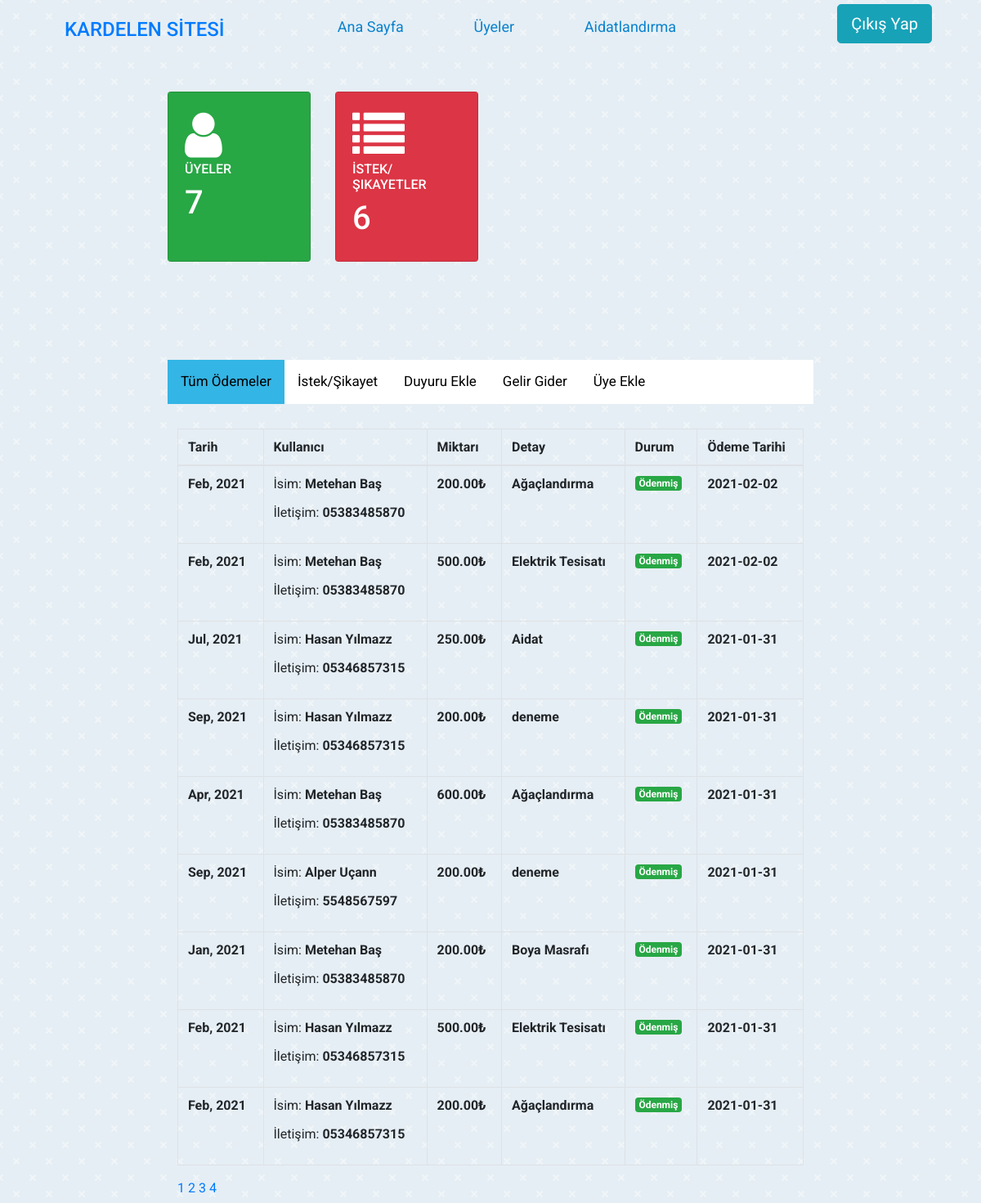
Screenshot of /admin-panel.php?page=1 with the database file from the repository.
### tables this page shows
CREATE TABLE `billing` (
  `id` int(11) NOT NULL,
  `billing_date` date NOT NULL DEFAULT current_timestamp(),
  `user_id` int(30) NOT NULL,
  `status` int(1) NOT NULL DEFAULT 0 COMMENT '	0=pending,1=paid	',
  `payment_date` date DEFAULT NULL,
  `amount` double NOT NULL,
  `detail` varchar(55) DEFAULT NULL
);

CREATE TABLE `users` (
  `id` int(11) NOT NULL,
  `user_name` varchar(255) NOT NULL,
  `password` varchar(255) NOT NULL,
  `name` varchar(255) NOT NULL,
  `email` varchar(55) NOT NULL,
  `phonenum` varchar(11) NOT NULL,
  `phonenum1` varchar(11) NOT NULL,
  `block` varchar(255) NOT NULL,
  `flat` int(2) NOT NULL,
  `regdate` date DEFAULT NULL,
  `exitdate` date DEFAULT NULL
);

### admin-panel.php (the view, shortened to what this page needs)
<?php include "db_conn.php";
$page1=1;
if(isset($_GET['page'])){
$page =$_GET['page'];
if($page =="" || $page =="1"){
  $page1=0;
}
else{
  $page1 = ($page*9)-9;
}
}
?>
<html lang="en" dir="ltr">
<head>
  <link rel="stylesheet" href="https://cdn.jsdelivr.net/npm/bootstrap@4.5.3/dist/css/bootstrap.min.css">
  <link rel="stylesheet" href="./css/style.css">
  <link rel="stylesheet" href="https://cdnjs.cloudflare.com/ajax/libs/font-awesome/4.7.0/css/font-awesome.min.css">
</head>
<body>
  <header>
    <div class="logo-container">
      <a href="admin-panel.php" style="text-decoration:none;font-weight: 400;margin:7% 7%;">
        <h4>KARDELEN SİTESİ</h4>
      </a>
    </div>
    <nav>
      <ul class="nav-links">
        <li><a class="nav-link" href="admin-panel.php">Ana Sayfa</a></li>
        <li><a class="nav-link" href="users.php">Üyeler</a></li>
        <li><a class="nav-link" href="billing.php">Aidatlandırma</a></li>
      </ul>
    </nav>
    <div class="cart" style="margin-top:1%;">
      <ul class="nav-links">
        <li>
          <p>
            <a href="logout.php" class="btn btn-info btn-lg">
              <span class="glyphicon glyphicon-log-out"></span> Çıkış Yap
            </a>
          </p>
        </li>
      </ul>
    </div>
  </header> <br>
  <div class="row">
    <div class="col-sm-2">
    </div>
    <div class="col-sm-8">
      <div class="row mb-3">
        <div class="col-xl-3 col-sm-6 py-2">
          <div class="card bg-success text-white h-100">
            <div class="card-body bg-success">
              <div class="rotate">
                <i class="fa fa-user fa-4x"></i>
              </div>
              <h6 class="text-uppercase">Üyeler </h6>
              <?php
              $query = "SELECT id FROM users WHERE exitdate IS NULL ORDER BY id";
              $query_run = mysqli_query($conn, $query);
              $row = mysqli_num_rows($query_run);
              echo '<h1> ' . $row . '</h1>';
              ?>
            </div>
          </div>
        </div>
         <div class="col-xl-3 col-sm-6 py-2">
                <div class="card text-white bg-danger h-100">
                    <div class="card-body bg-danger">
                        <div class="rotate">
                            <i class="fa fa-list fa-4x"></i>
                        </div>
                        <h6 class="text-uppercase">İstek/Şikayetler</h6>
                        <?php
                        $query = "SELECT id FROM request ORDER BY id";
                        $query_run = mysqli_query($conn, $query);
                        $row = mysqli_num_rows($query_run);
                        echo '<h1> ' . $row . '</h1>';
                        ?>
                    </div>
                </div>
            </div>
      </div> <br><br><br><br>
      <div class="tab">
        <button class="tablinks" onclick="openTab(event, 'Ablok')" id="defaultOpen">Tüm Ödemeler</button>
        <button class="tablinks" onclick="openTab(event, 'Bblok')">İstek/Şikayet</button>
        <button class="tablinks" onclick="openTab(event, 'Cblok')">Duyuru Ekle</button>
        <button class="tablinks" onclick="openTab(event, 'Gelirgider')">Gelir Gider</button>
        <button class="tablinks" onclick="openTab(event, 'Odemeler')">Üye Ekle</button>
      </div><br>
      <div id="Ablok" class="tabcontent">
    <table class="table table-bordered table-condensed table-hover">
      <thead>
        <tr>
          <th class="">Tarih</th>
          <th class="">Kullanıcı</th>
          <th class="">Miktarı</th>
          <th class="">Detay</th>
          <th class="">Durum</th>
          <th class="">Ödeme Tarihi</th>
        </tr>
      </thead>
      <tbody>
        <?php
        $billing = $conn->query("SELECT b.*,u.name,u.phonenum from billing b inner join users u on u.id = b.user_id where status='1' order by payment_date desc limit $page1,9");
        $billingcounter = $conn->query("SELECT b.*,u.name,u.phonenum from billing b inner join users u on u.id = b.user_id where status='1' order by payment_date desc");
        $count = mysqli_num_rows($billingcounter);
        $a =$count/10;
        $a = ceil($a);
          while($row=$billing->fetch_assoc()):
          ?>
        <tr>
          <td class="">
             <p> <b><?php echo date("M, Y",strtotime($row['billing_date'])) ?></b></p>
          </td>
          <td class="">
             <p> İsim: <b><?php echo ucwords($row['name']) ?></b></p>
             <p> İletişim: <b><?php echo ucwords($row['phonenum']) ?></b></p>
          </td>
          <td class="">
             <p class="text-left"> <b><?php echo number_format($row['amount'],2)."₺" ?></b></p>
          </td>
          <td class="">
             <p class="text-left"> <b><?php echo $row['detail']?></b></p>
          </td>
          <td class="">
            <?php if($row['status'] == 1): ?>
             <span class="badge badge-success">Ödenmiş</span>
            <?php else: ?>
             <span class="badge badge-secondary">Ödenmemiş  </span>
            <?php endif; ?>
          </td>
          <td class="">
             <p class="text-left"> <b><?php echo ($row['payment_date'])?></b></p>
          </td>
        </tr>
        <?php endwhile; ?>
      </tbody>
    </table>
    <?php
    for($b=0;$b < $a;$b++) {
    ?> <a href="admin-panel.php?page=<?php echo $b+1; ?>" style="text-decoration:none;"><?php echo $b+1; ?></a> <?php
    }
     ?>
      </div>
</div>
      </div>
</body>
</html>

### css/style.css (style rules this page uses)
body { margin-left: 0%; font-family: 'Roboto', sans-serif; background-color: #e5eef4 !important; -webkit-animation: fadein 1s; }
header { display: flex; width: 90%; height: 10vh; margin: auto; align-items: center; color: #0a82cd; font-family: 'Roboto', sans-serif; }
.logo-container, .nav-links, .cart { display: flex; }
.logo-container { flex: 1; }
nav { flex: 2; }
.nav-links { justify-content: space-around; list-style: none; }
.nav-link { color: #0a82cd; font-size: 18px; text-decoration: none; }
.cart { flex: 1; justify-content: flex-end; }
.tab { overflow: hidden; background-color: #FFF; }
.tab button { background-color: inherit; float: left; border: none; outline: none; cursor: pointer; padding: 14px 16px; transition: 0.3s; font-size: 17px; }
.tab button.active { background-color: #33b5e5; }
.tabcontent { display: none; padding: 6px 12px; -webkit-animation: fadeEffect 1s; animation: fadeEffect 1s; }

### rows the page displays
billing: billing_date "Feb, 2021", user.name "Metehan Baş", user.phonenum "05383485870", amount "200.00", detail "Ağaçlandırma", status "Ödenmiş", payment_date "2021-02-02"
billing: billing_date "Feb, 2021", user.name "Metehan Baş", user.phonenum "05383485870", amount "500.00", detail "Elektrik Tesisatı", status "Ödenmiş", payment_date "2021-02-02"
billing: billing_date "Jul, 2021", user.name "Hasan Yılmazz", user.phonenum "05346857315", amount "250.00", detail "Aidat", status "Ödenmiş", payment_date "2021-01-31"
billing: billing_date "Sep, 2021", user.name "Hasan Yılmazz", user.phonenum "05346857315", amount "200.00", detail "deneme", status "Ödenmiş", payment_date "2021-01-31"
billing: billing_date "Apr, 2021", user.name "Metehan Baş", user.phonenum "05383485870", amount "600.00", detail "Ağaçlandırma", status "Ödenmiş", payment_date "2021-01-31"
billing: billing_date "Sep, 2021", user.name "Alper Uçann", user.phonenum "5548567597", amount "200.00", detail "deneme", status "Ödenmiş", payment_date "2021-01-31"
billing: billing_date "Jan, 2021", user.name "Metehan Baş", user.phonenum "05383485870", amount "200.00", detail "Boya Masrafı", status "Ödenmiş", payment_date "2021-01-31"
billing: billing_date "Feb, 2021", user.name "Hasan Yılmazz", user.phonenum "05346857315", amount "500.00", detail "Elektrik Tesisatı", status "Ödenmiş", payment_date "2021-01-31"
billing: billing_date "Feb, 2021", user.name "Hasan Yılmazz", user.phonenum "05346857315", amount "200.00", detail "Ağaçlandırma", status "Ödenmiş", payment_date "2021-01-31"

### other values shown
$row "7"
$row "6"
